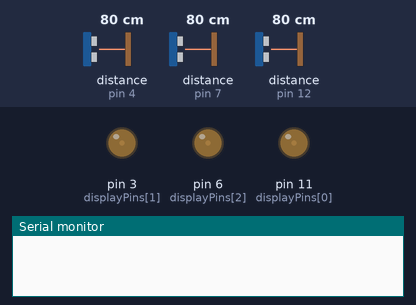
A sketch run on a simulated Arduino Uno, built with avr-gcc and run on an emulated ATmega328P. Shown: output pins drawn as LEDs (lit = HIGH), the last lines printed to the serial monitor. The inputs (shaded band) are chosen by the test bench; at power-on: distance to the obstacle (sensors on pin 4, pin 7, pin 12) 80 cm. The echo pulse lasts 58.3 µs per cm.

Above: at 1.2 s.
1.3 s: distance to the obstacle (sensor on pin 4) set to 18 cm
At 2.7 s:
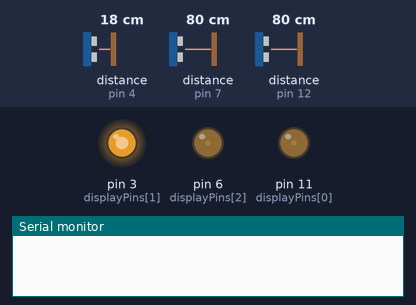
3.0 s: distance to the obstacle (sensor on pin 7) set to 18 cm
At 4.2 s:
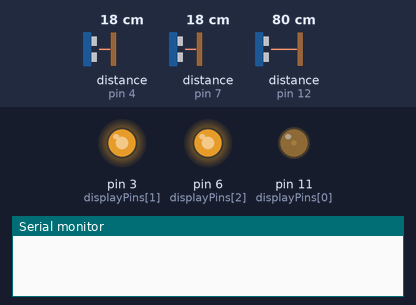
4.5 s: distance to the obstacle (sensor on pin 12) set to 18 cm
At 5.0 s:
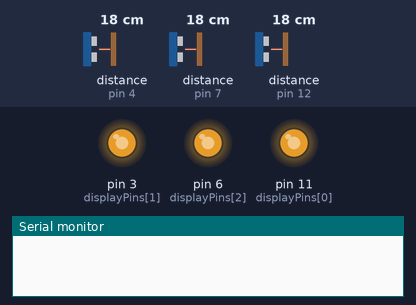
6.1 s: distance to the obstacle (sensor on pin 4) set to 250 cm
At 7.3 s:
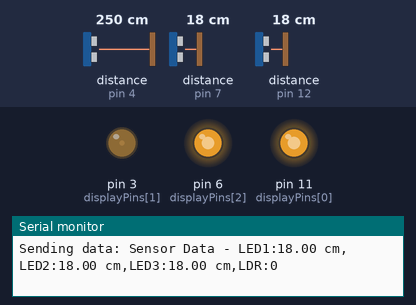
7.6 s: distance to the obstacle (sensor on pin 7) set to 250 cm
At 8.2 s:
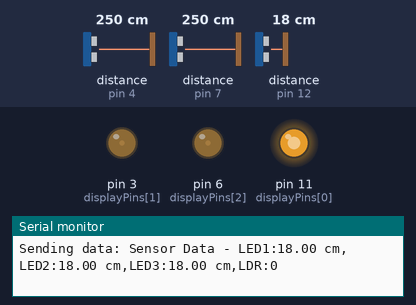
9.2 s: distance to the obstacle (sensor on pin 4) set to 18 cm
At 10.6 s:
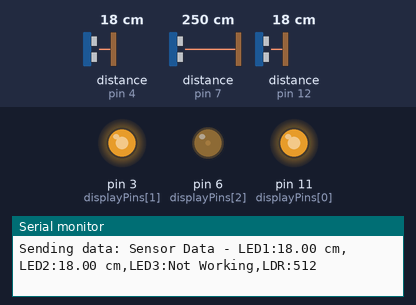
Timing chart, 0 to 11.7 s (numbered marks = the images above; inputs shaded):
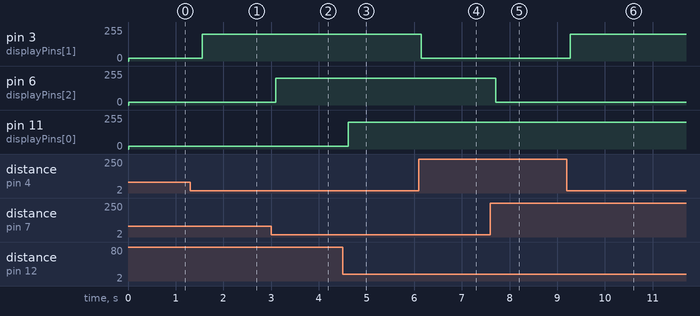

The sketch:

atmega.ino
```cpp
#include <NewPing.h>

// Constants
const byte ldrpin = A0;				   // Light sensor pin
const byte trigPins[] = {13, 2, 8};	   // TRIG pins for ultrasonic sensors
const byte echoPins[] = {12, 4, 7};	   // ECHO pins for ultrasonic sensors
const byte displayPins[] = {11, 3, 6}; // LED pins for distance indication
const unsigned int MAX_DISTANCE = 200; // Maximum distance to measure (in cm)

// Create NewPing objects for each sensor
NewPing sonar1(trigPins[0], echoPins[0], MAX_DISTANCE);
NewPing sonar2(trigPins[1], echoPins[1], MAX_DISTANCE);
NewPing sonar3(trigPins[2], echoPins[2], MAX_DISTANCE);

// Variables
int lightIntensity;
float distance_cm[3];
const unsigned long sendInterval = 5000; // Interval for sending sensor data
const int NIGHT_START = 18;				 // 6 PM
const int NIGHT_END = 6;				 // 6 AM

unsigned long lastSendTime = 0;			  // Last time data was sent
unsigned long lastLightCheck = 0;		  // Last time the light sensor was checked
unsigned long lightCheckInterval = 10000; // Check light sensor every 10 seconds

int currentHour = 0;
int currentMinute = 0;

void setup()
{
	Serial.begin(115200);
	for (int i = 0; i < 3; i++)
	{
		pinMode(displayPins[i], OUTPUT); // Set display pins as output for LEDs
	}
	pinMode(ldrpin, INPUT); // Set light sensor pin as input
}

void loop()
{
	readSerialTime();	// Check for serial data to update time
	readLightSensor();	// Read the light sensor value
	measureDistances(); // Measure distances from ultrasonic sensors
	controlLeds();		// Control LED brightness based on sensor readings
	sendSensorData();	// Send sensor data over serial

	delay(500); // Delay before the next loop iteration
}

// Function to read time from serial input
void readSerialTime()
{
	if (Serial.available() > 0)
	{
		String serialData = Serial.readStringUntil('\n');
		if (serialData.length() >= 5)
		{
			currentHour = serialData.substring(0, 2).toInt();
			currentMinute = serialData.substring(3, 5).toInt();
		}
	}
}

// Function to read light intensity from the LDR
void readLightSensor()
{
	unsigned long currentMillis = millis();
	if (currentMillis - lastLightCheck >= lightCheckInterval)
	{
		lastLightCheck = currentMillis;
		lightIntensity = analogRead(ldrpin);
		Serial.print("Light intensity: ");
		Serial.println(lightIntensity);
	}
}

// Function to measure distances using ultrasonic sensors
void measureDistances()
{
	distance_cm[0] = sonar1.ping_cm();
	distance_cm[1] = sonar2.ping_cm();
	distance_cm[2] = sonar3.ping_cm();
}

// Function to control LEDs based on sensor data and time
void controlLeds()
{
	bool isNight = (currentHour >= NIGHT_START || currentHour < NIGHT_END);
	bool ldrError = (lightIntensity < 150 && !isNight) || (lightIntensity > 600 && isNight);

	for (int i = 0; i < 3; i++)
	{
		if (ldrError)
		{
			analogWrite(displayPins[i], isNight ? 255 : 0); // Full brightness at night, off during day
		}
		else
		{
			if (isNight)
			{
				analogWrite(displayPins[i], lightIntensity < 100 ? 255 : 100); // Adjust based on intensity
			}
			else
			{
				analogWrite(displayPins[i], 0); // Off during the day
			}
		}
	}

	// Additional logic for distance-based LED brightness
	for (int i = 0; i < 3; i++)
	{
		if (distance_cm[i] > 10 && distance_cm[i] <= 25)
		{
			analogWrite(displayPins[i], 200); // Moderate brightness
		}
		else
		{
			analogWrite(displayPins[i], 20); // Low brightness
		}
	}
}

// Function to send sensor data over serial
void sendSensorData()
{
	unsigned long currentMillis = millis();
	if (currentMillis - lastSendTime >= sendInterval)
	{
		String distances = "Sensor Data - ";
		for (int i = 0; i < 3; i++)
		{
			distances += "LED" + String(i + 1) + ":";
			distances += (distance_cm[i] == 0 ? "Not Working" : String(distance_cm[i]) + " cm");
			if (i < 2)
			{
				distances += ",";
			}
		}
		distances += ",LDR:" + String(lightIntensity);
		Serial.println(distances);

		// Debug: Print the sent data to the console
		Serial.print("Sending data: ");
		Serial.println(distances);

		lastSendTime = currentMillis;
	}
}
```

Measured:
- after the input at 1.3 s, pin 3 (displayPins[1]): 20/255 → 200/255 after 0.26 s
- after the input at 3.0 s, pin 6 (displayPins[2]): 20/255 → 200/255 after 0.09 s
- after the input at 4.5 s, pin 11 (displayPins[0]): 20/255 → 200/255 after 0.12 s
- after the input at 6.1 s, pin 3 (displayPins[1]): 200/255 → 20/255 after 0.05 s
- after the input at 7.6 s, pin 6 (displayPins[2]): 200/255 → 20/255 after 0.11 s
- after the input at 9.2 s, pin 3 (displayPins[1]): 20/255 → 200/255 after 0.08 s
